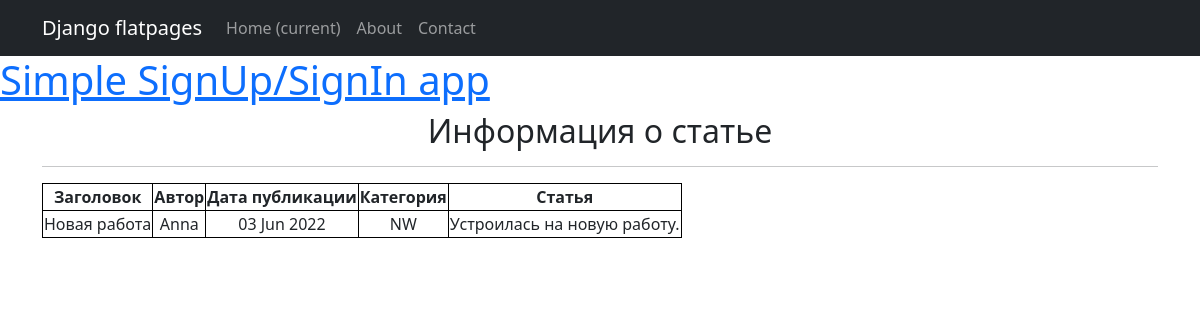
Screenshot of /news/7 with the database file from the repository.
### newapp/models.py (models this page shows, shortened)
class Post(models.Model):
    author = models.ForeignKey(Author, on_delete=models.CASCADE)
    NEWS = 'NW'
    ARTICLE = 'AR'
    CATEGORY_CHOICES = (
        (NEWS, 'Новость'),
        (ARTICLE, 'Статья')
    )
    categoryType = models.CharField(max_length=2, choices=CATEGORY_CHOICES, default=ARTICLE)
    dateCreation = models.DateTimeField(auto_now_add=True)
    postCategory = models.ManyToManyField(Category, through='PostCategory')
    title = models.CharField(max_length=128)
    text = models.TextField()
    rating = models.SmallIntegerField(default=0)

class Author(models.Model):
    authorUser = models.OneToOneField(User, on_delete=models.CASCADE)
    ratingAuthor = models.SmallIntegerField(default=0)
    def __str__(self):
        return f'{self.authorUser}'

### newapp/views.py (the view)
# urls.py: path('<int:pk>', PostDetailView.as_view(), name='news_detail'),
class PostDetailView(DetailView):
    model = Post
    template_name = 'news_detail.html'
    context_object_name = 'news'

### templates/news_detail.html (shortened to what this page needs)
{% extends 'flatpages/default.html' %}
{% block content %}
<h2>Информация о статье</h2>
<hr>
<table>
    <thead>
        <th>Заголовок</th>
        <th>Автор</th>
        <th>Дата публикации</th>
        <th>Категория</th>
        <th>Статья</th>
    </thead>
    <tr>
        <td>{{ news.title }}</td>
        <td>{{ news.author }}</td>
        <td>{{ news.dateCreation | date:'d M Y'}}</td>
        <td>{{ news.categoryType }}</td>
        <td>{{ news.text }}</td>
    </tr>
</table>
{% endblock content %}

### templates/news_detail.html (style rules this page uses)
TABLE { border-collapse: collapse; }
TD, TH { border: 1px solid black; }

### rows the page displays
Post: title "Новая работа", author "Anna", dateCreation "03 Jun 2022", categoryType "NW", text "Устроилась на новую работу."
